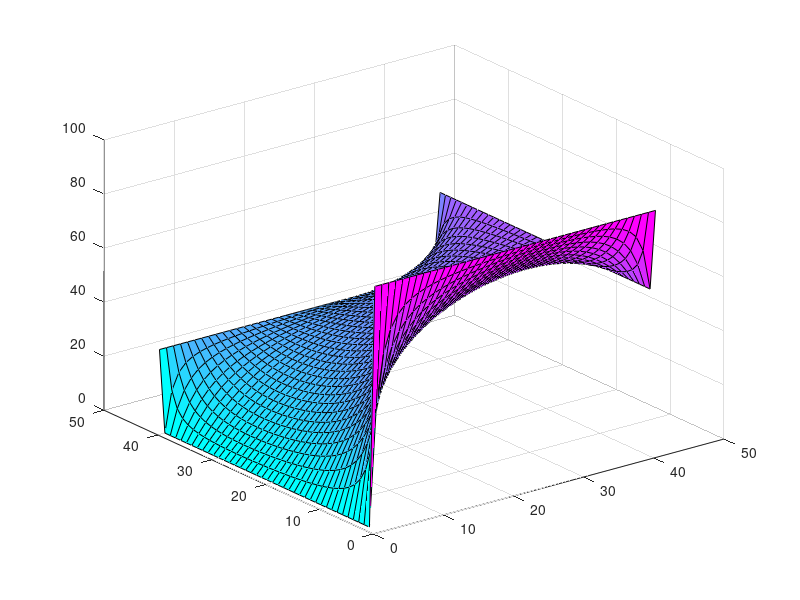

Recreate this plot in MATLAB.
close all
clear variables
clc
N= 40 %This is the variable we want to change
M=(N-1)^2
L= N-1
 
A=zeros(M,M)

%Below is the code for a general A matrix%
A(1:M+1:end)=-4 
A(N:M+1:(M+1)*(M-L))=1
A(2:M+1:end)=1
A(2+(M+1)*(L-1) :(M+1)*L:end) = 0
A(M+1:M+1: end) = 1
A((M+1)+(M+1)*(L-1) : (M+1)*L:end) = 0
A((M+1)+(M*1)*(N-2):M+1:end)=1

%Below is the code for creating a general b vector%

%Assign rows and columns
B=[1:M]
B(1:M)=0
B(1:1:L) = -90
B(1:L:end) = 0
B((L)*(L-1)+1:1:end) = -30
B(L:L:end) = -60 

%Assign Corners
B(1) = -90
B(L) = -150
B(L^2) = -90
B((L^2)-(L-1)) = -30

C = transpose(B)

u=inv(A)*C

p=reshape(u,L,L)

NewMatrix = zeros(L+2,L+2)
NewMatrix(2:(L+1),2:(L+1))=p

NewMatrix(1:L+2,L+2)=30
NewMatrix(L+2,1:L+2)=60
NewMatrix(1:L+2,1)=90

New = transpose(NewMatrix)

surf(New)
colormap(cool)


